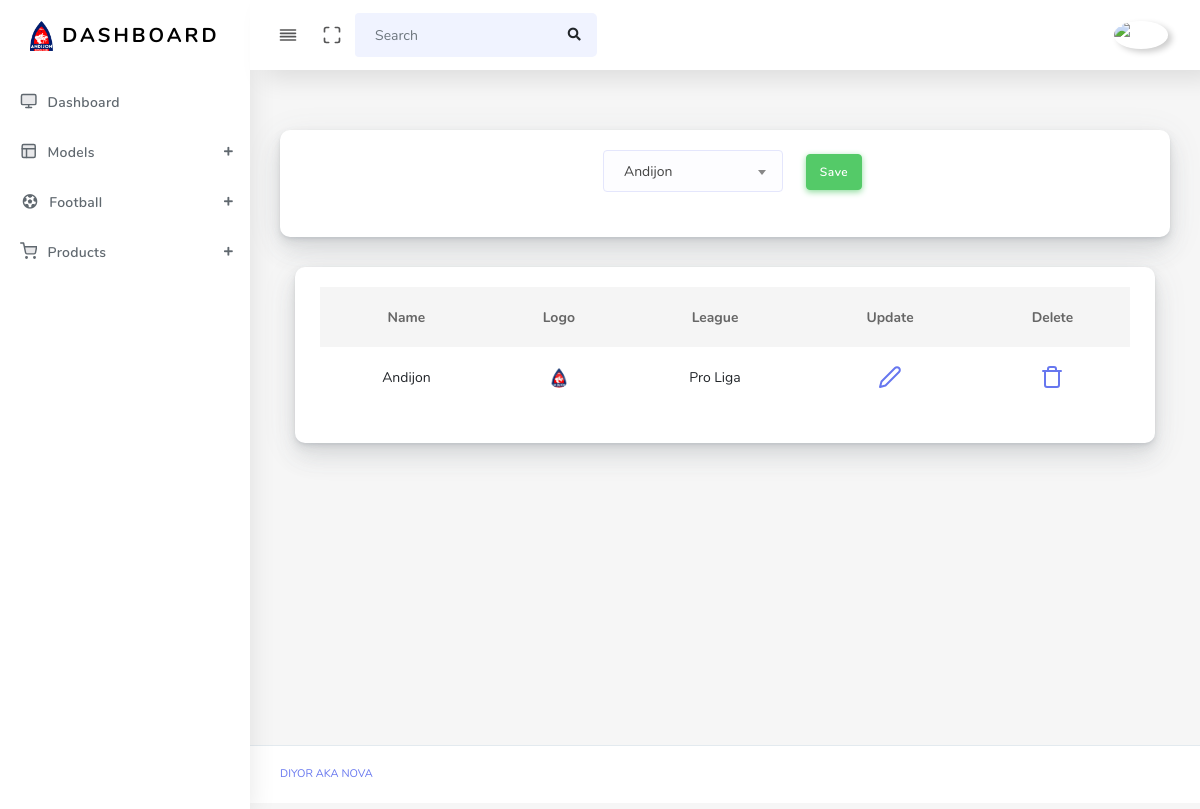
Page /line/ (signed in) on the committed database.
### main/models.py (models this page shows)
class Club(models.Model):
    name = models.CharField(max_length=210)
    logo = models.ImageField(upload_to='club/')
    league = models.ForeignKey(League, on_delete=models.SET_NULL, null=True, blank=True)

class League(models.Model):
    name = models.CharField(max_length=210)
    logo = models.ImageField(upload_to='league/')

### main/views.py (the view, shortened to what this page needs)
# urls.py: path('line/', line_view, name='line'),
@login_required(login_url='login')
def line_view(request):
    line = Line.objects.all()
    club = Club.objects.all()
    team = Player.objects.all()
    players = None
    context = {
        'line': line,
        'club': club,
        'team': team,
        'players': players
    }
    return render(request, 'line.html', context)

### templates/line.html (shortened to what this page needs)
{% extends 'base.html' %}
{% block content %}
<main class="main-content">
    <div class="section-body">
        <div class="row">
            <div class="col-lg-12">
                <div class="card">
                    <div class="card-body">
                        {% if players %}
                        <form action="{% url 'line' %}" method="post" style="display:flex; justify-content: center;">
                            {% csrf_token %}
                            <div class="form-group col-3 mr-2">
                                <select class="form-control select2" name="game">
                                    {% for i in game %}
                                        <option value="{{ i.id }}">{{ i.host }}</option>
                                    {% endfor %}
                                </select>
                            </div>
                            <div class="form-group col-3 mr-2" >
                                <select class="form-control selectric player" name="player" multiple="">
                                    {% for i in players %}
                                        <option value="{{ i.id }}">{{ i.name }}</option>
                                    {% endfor %}
                                </select>
                            </div>
                            <div class="form-group mt-1 player-input">
                                <button class="btn btn-success">Save</button>
                            </div>
                        </form>
                        {% else %}
                        <form action="{% url 'line' %}" method="post" style="display: flex; justify-content: center;">
                             <div class="form-group col-3 mr-2">
                            </div>
                             <div class="form-group mt-1 player-input">
                                <button class="btn btn-success">Save</button>
                            </div>
                        </form>
                        {% endif %}
                    </div>
                </div>
            </div>
        </div>
    </div>
    <div class="col-12 col-md-12 col-lg-12">
        <div class="card">
            <div class="card-body">
                <table class="table table-hover" style="text-align: center">
                    <thead>
                        <tr>
                            <th scope="col">Name</th>
                            <th scope="col">Logo</th>
                            <th scope="col">League</th>
                            <th scope="col">Update</th>
                            <th scope="col">Delete</th>
                        </tr>
                    </thead>
                    <tbody>
                        {% for i in club %}
                            <tr>
                                <td>{{ i.name }}</td>
                                <td><a href="#"><img alt="{{ i.logo }}" src="{{ i.logo.url }}" class="rounded-circle" width="20" data-toggle="tooltip"></a></td>
                                <td>{{ i.league.name }}</td>
                                <td><a href="{% url 'update-club' i.id %}"><i class="align-middle" data-feather="edit-2"></i></a></td>
                                <td><a href="{% url 'delete-club' i.id %}"><i class="align-middle" data-feather="trash"></i></a></td>
                            </tr>
                        {% endfor %}
                    </tbody>
                </table>
            </div>
        </div>
    </div>
</main>
{% endblock %}

### rows in the picture
Club: name "Andijon", logo (picture), league.name "Pro Liga"
